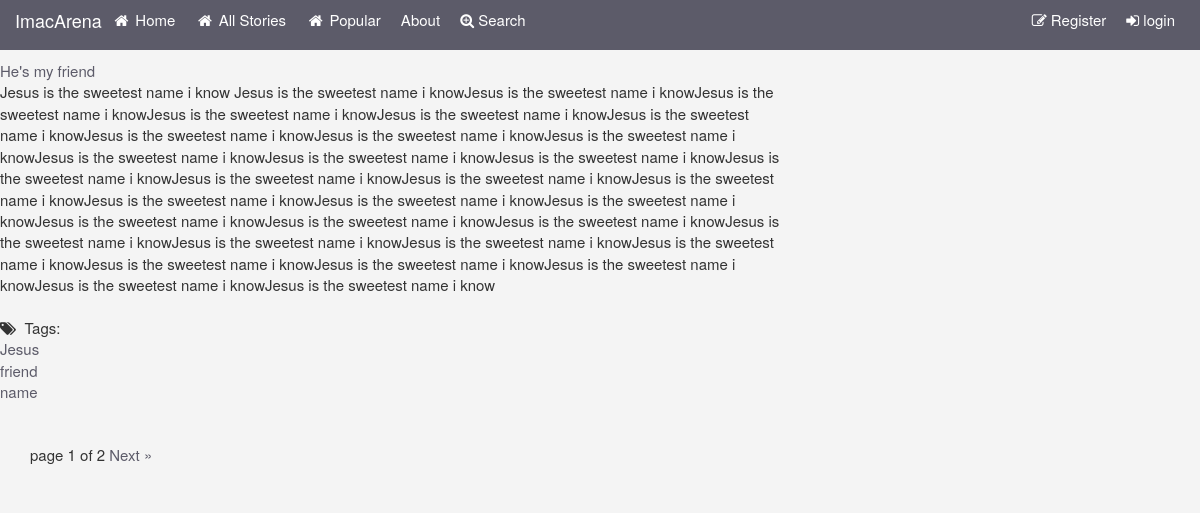
The page /user/ugochukwu/ on the database its author committed.
### jplaceapp/models.py (models this page shows, shortened)
class Testimonies(models.Model):
    title = models.CharField(max_length=200)
    image = models.FileField(null=True,blank=True)
    user = models.ForeignKey(User)
    testimonies = models.ForeignKey(MyTestimony)
    likes = models.PositiveIntegerField(default=0)
    updated = models.DateTimeField(auto_now=True, auto_now_add=False)
    timestamp = models.DateTimeField(auto_now=False, auto_now_add=True)

class MyTestimony(models.Model):
    testimony = models.TextField(unique=True)
    def __str__(self):
        return self.testimony

class Tag(models.Model):
    name = models.CharField(max_length=64, unique=True)
    testimony = models.ManyToManyField(Testimonies)

### jplaceapp/views.py (the view)
# urls.py: url(r'^user/(\w+)/$', 'jplaceapp.views.user_page', name='user_page'),
def user_page(request, username):
    user = get_object_or_404(User, username=username)
    testimony_list = user.testimonies_set.order_by('-id')
    paginator = Paginator(testimony_list, 1)
    page_request_var = "user_testimonies"
    page = request.GET.get(page_request_var)
    try:
        testimony = paginator.page(page)
    except PageNotAnInteger:
        testimony = paginator.page(1)
    except EmptyPage:
        testimony = paginator.page(paginator.num_pages)
    context = {
        'testimony': testimony,
        'username': username,
        'show_tags': True,
        "page_request_var": page_request_var,
    }
    return render(request, 'user_page.html', context)

### templates/user_page.html (shortened to what this page needs)
{% extends "base.html" %}
{% block content %}
{% include "testimony_list.html" %}
<div class="container">
    <div class="pagination">
        <span class="step-links">
            <span class="current">
                page {{ testimony.number }} of {{ testimony.paginator.num_pages }}
            </span>
            {% if testimony.has_next %}
                <a href="?{{ page_request_var }}={{ testimony.next_page_number  }}">Next &raquo;</a>
            {% endif %}
        </span>
    </div>
</div>
{% endblock %}

### templates/testimony_list.html (shortened to what this page needs)
{% if testimony %}
<ul class="testimony">
    {% for obj in testimony %}
    <li> <a href="{{ obj.testimonies.testimony | escape }}" class="title">{{ obj.title | escape  }}</a><br />
        <div class="row">
            <div class="col-md-8">
                {{ obj.testimonies | escape  }}
            </div>
        </div>
                 <br />
        {% if show_tags %}
            <i class="fa fa-tags" aria-hidden="true"></i>&nbsp; Tags:
            {% if obj.tag_set.all %}
            <ul class="tags">
                {% for tag in obj.tag_set.all %}
                <li><a href="/tag/{{ tag.name | urlencode  }}/">{{ tag.name | escape }}</a></li>
            {% endfor %}
            </ul>
            {% else %}
            None.
            {% endif %}<br />
        {% endif %}
     </li>
    {% endfor %}
    </ul>
{% else %}
    <p>No testimony found.</p>
{% endif %}

### static/our_static/css/custom.css (style rules this page uses)
body { padding-top: 60px; background:#f4f4f4; font-size:15px; }
a { color:#5c5b69 }
ul { padding:0; margin:0; list-style:none; }

### rows shown on the page
Testimonies: title "He's my friend", testimonies "Jesus is the sweetest name i know Jesus is the sweetest name i knowJesus is the sweetest name i knowJesus is the sweetest name i knowJesus is the sweetest name i knowJesus is the sweetest name i knowJesus is the sweetest name i knowJesus is the sweetest name i knowJesus is the sweetest name i knowJesus is the sweetest name i knowJesus is the sweetest name i knowJesus is the sweetest name i knowJesus is the sweetest name i knowJesus is the sweetest name i knowJesus is the sweetest name i knowJesus is the sweetest name i knowJesus is the sweetest name i knowJesus is the sweetest name i knowJesus is the sweetest name i knowJesus is the sweetest name i knowJesus is the sweetest name i knowJesus…"
Tag: name "Jesus"
Tag: name "friend"
Tag: name "name"

### other values the page prints
{{ testimony.number }} "1"
{{ testimony.paginator.num_pages }} "2"
